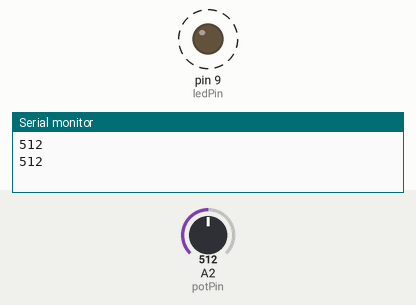
A sketch run on a simulated Arduino Uno, built with avr-gcc and run on an emulated ATmega328P. Shown: output pins drawn as LEDs (lit = HIGH), the last lines printed to the serial monitor. Dashed ring = blinking. The test bench sets the inputs (shaded band); at power-on: A2 (potPin) = 512.

Above: at 1.8 s.
1.9 s: A2 (potPin) set to 306
At 2.2 s:
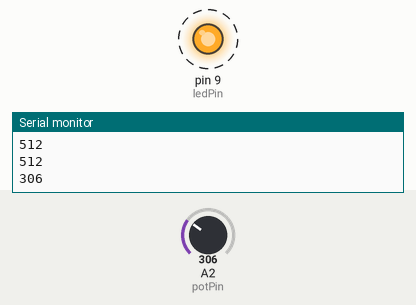
5.4 s: A2 (potPin) set to 122
At 5.56 s:
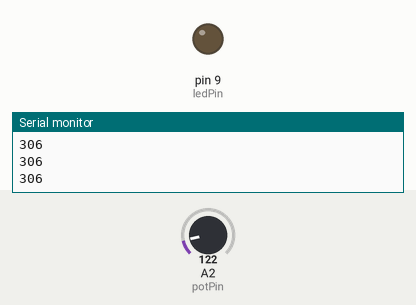
Timing chart, 0 to 14.9 s (numbered marks = the images above; inputs shaded):
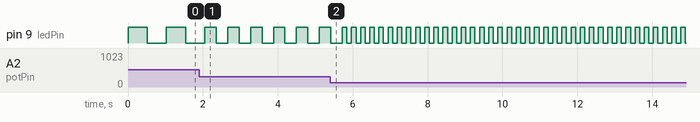

Measured:
- after the input at 1.9 s, pin 9 (ledPin): alternates HIGH for 0.31 s and LOW for 0.31 s, starting after 0.46 s
- by itself, pin 9 (ledPin): alternates HIGH for 0.51 s and LOW for 0.51 s

The sketch:

ledBlinkRate.ino
```cpp
//Control blink rate using potentiometer
//based on the read-in potentiometer value (from 0 to 1024 or 0 to 5v)

int potPin = 2;    // select the input pin for the potentiometer
int ledPin = 9;    // select the pin for the LED
int val = 0;       // variable to store the value coming from the sensor

void setup()
{
  Serial.begin(9600);
  pinMode(ledPin, OUTPUT);  // declare the ledPin as an OUTPUT
}

void loop()
{
  val = analogRead(potPin);    // read the value from the sensor
  Serial.println(val);
  digitalWrite(ledPin, HIGH);  // turn the ledPin on
  delay(val);                  // stop the program for some time
  digitalWrite(ledPin, LOW);   // turn the ledPin off
  delay(val);                  // stop the program for some time
}
```
